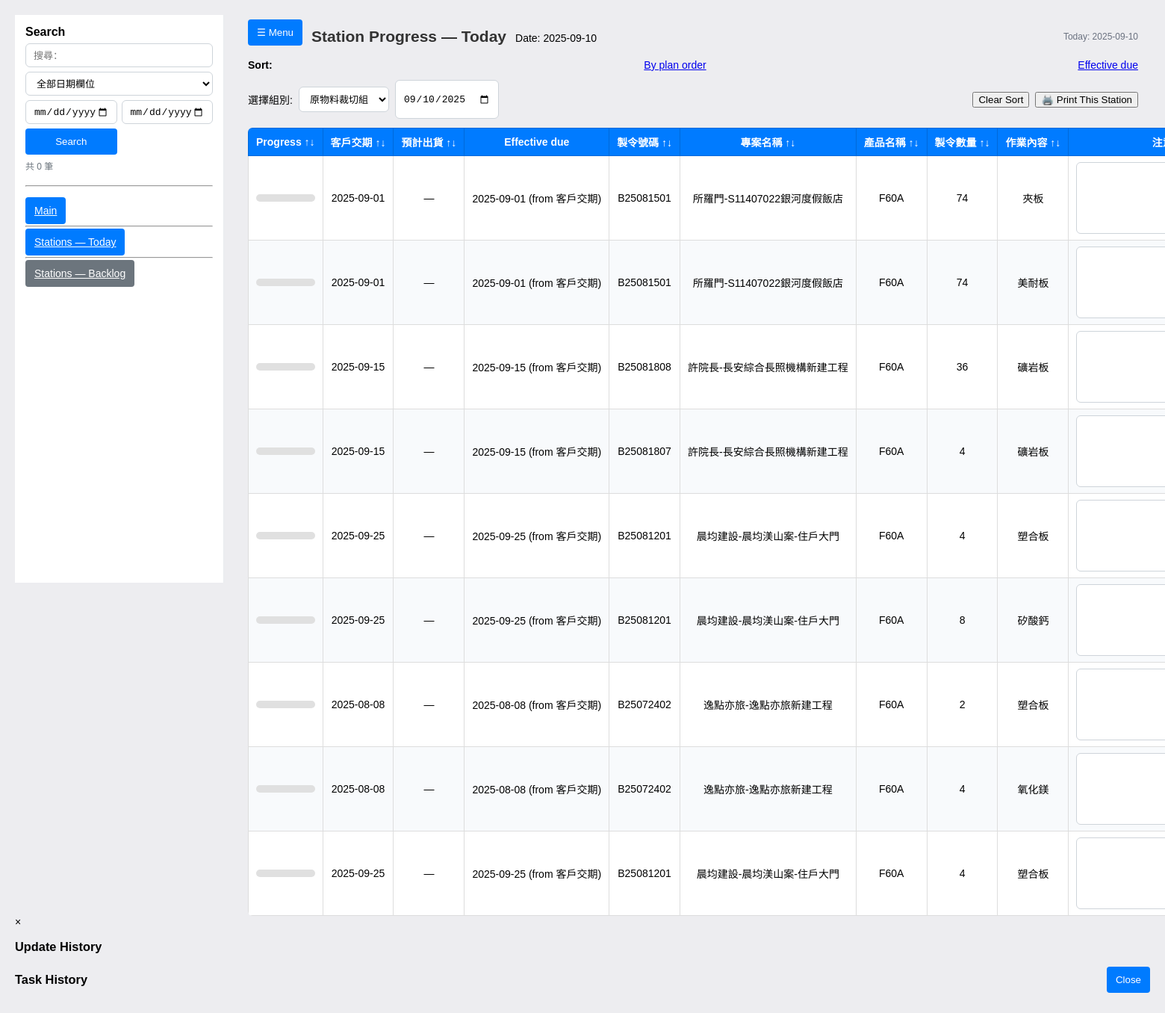
The app's page /stations/today with its own data.
### models.py (models this page shows)
class Order(Base):
    __tablename__ = "orders"
    id = Column(Integer, primary_key=True, autoincrement=True)
    manufacture_code = Column(String)
    customer        = Column(String)
    product         = Column(String)
    demand_date     = Column(String)   # stored as text like "YYYY/MM/DD"
    delivery        = Column(String)   # stored as text
    quantity        = Column(Integer, default=0)
    datecreate      = Column(String)   # stored as text
    fengbian        = Column(String)
    wallpaper       = Column(String)
    jobdesc         = Column(Text)
    archived    = Column(Boolean, default=False)   # soft archive flag
    archived_at = Column(DateTime)                 # when it was archived
    created_at = Column(DateTime, default=datetime.utcnow)
    updated_at = Column(DateTime)
    tasks = relationship("Task", back_populates="order", cascade="all, delete-orphan")

class Task(Base):
    __tablename__ = "sub_tasks"
    __table_args__ = {'sqlite_autoincrement': True}
    id = Column(Integer, primary_key=True, autoincrement=True)
    order_id = Column(Integer, ForeignKey("orders.id"), nullable=False)
    group = Column("group", String, nullable=True)
    task  = Column(String, nullable=True)
    quantity = Column(Integer, nullable=True)
    completed = Column(Integer, nullable=True, default=0)
    start_time = Column(DateTime)      # may be NULL in DB
    stop_time  = Column(DateTime)
    duration_minutes = Column(Integer)
    order    = relationship("Order", back_populates="tasks")
    history  = relationship("TaskHistory", back_populates="task", cascade="all, delete-orphan")

### app.py (the view)
@app.route("/stations/today")
def stations_today():
    group   = (request.args.get("group") or "").strip()
    day     = (request.args.get("date") or today_yyyy_mm_dd()).strip()
    rolling = (request.args.get("rolling") or "1") != "0"  # default rolling
    sort    = (request.args.get("sort") or "seq").strip()  # "seq" | "due"
    with SessionLocal() as s:
        stations = station_names(s)
        if not group and stations:
            group = stations[0]
        tasks = []
        if group:
            base = (
                s.query(Task, StationSchedule.plan_date, StationSchedule.sequence)
                 .join(Order, Order.id == Task.order_id)
                 .join(StationSchedule, StationSchedule.task_id == Task.id)
                 .filter(StationSchedule.station == group)
                 .filter((Task.quantity.isnot(None)) & (Task.quantity > (Task.completed or 0)))
                 .filter(or_(Order.archived == None, Order.archived == 0))
            )
            if not rolling:
                base = base.filter(StationSchedule.plan_date == day)
            if sort == "due":
                base = base.order_by(*effective_due_orderby_asc(),
                                    asc(StationSchedule.plan_date),
                                    asc(StationSchedule.sequence),
                                    asc(Task.id))
            else:
                base = base.order_by(asc(StationSchedule.plan_date),
                                    asc(StationSchedule.sequence),
                                    asc(Task.id))
            rows = base.all()
            for t, plan_date, seq in rows:
                if remaining_of(t) <= 0:
                    continue
                o = s.get(Order, t.order_id)
                eff_date, eff_src = None, None
                if o.delivery and o.demand_date:
                    eff_date = min(o.delivery, o.demand_date)
                    eff_src = "預計出貨" if o.delivery <= o.demand_date else "客戶交期"
                elif o.delivery:
                    eff_date, eff_src = o.delivery, "預計出貨"
                elif o.demand_date:
                    eff_date, eff_src = o.demand_date, "客戶交期"
                lu = last_order_update(s, o.id) if 'last_order_update' in globals() else None
                tasks.append({
                    "order": o,
                    "task": t,
                    "plan_date": plan_date,
                    "sequence": seq,
                    "effective_due": eff_date,
                    "effective_due_src": eff_src,
                    "last_update": lu,
                })
        return render_template(
            "stations.html",
            page_mode="today",
            day=day,
            tasks=tasks,
            station_list=stations,
            selected_group=group,
            today_date=today_yyyy_mm_dd(),
            rolling=rolling,
            sort=sort,
        )

### app.py (called while the page is built, shortened)
def iso(dt):
    if not dt:
        return None
    if dt.tzinfo is None:
        dt = dt.replace(tzinfo=timezone.utc)
    return dt.isoformat().replace("+00:00", "Z")

def today_yyyy_mm_dd():
    return datetime.now(TZ).strftime("%Y-%m-%d")

def station_names(session):
    rows = session.query(Task.group).filter(Task.group.isnot(None)).distinct().all()
    return [r[0] for r in rows]

def last_order_update(session, order_id):
    row = (
        session.query(TaskHistory, Task.group)
        .join(Task, TaskHistory.task_id == Task.id)
        .filter(Task.order_id == order_id)
        .order_by(TaskHistory.timestamp.desc())
        .first()
    )
    if not row:
        return None
    h, from_group = row
    delta = getattr(h, "delta", None)
    return {
        "from_group": from_group or "",
        "timestamp": iso(h.timestamp),
        "delta": delta,
    }

def remaining_of(task_obj):
    q = task_obj.quantity or 0
    c = task_obj.completed or 0
    return max(0, q - c)

def fmtdate(val):
    if not val:
        return ""
    if isinstance(val, date) and not isinstance(val, datetime):
        return val.strftime("%Y-%m-%d")
    if isinstance(val, datetime):
        return val.date().strftime("%Y-%m-%d")
    s = str(val).strip()
    if not s:
        return ""
    for fmt in ("%Y-%m-%d", "%Y/%m/%d", "%Y-%m-%d %H:%M:%S", "%Y/%m/%d %H:%M:%S"):
        try:
            return datetime.strptime(s, fmt).strftime("%Y-%m-%d")
        except Exception:
            pass
    return s[:10]

### templates/stations.html (shortened to what this page needs)
<!DOCTYPE html>
<html lang="zh">
<head>
  <link rel="stylesheet" href="/static/common.css">
</head>
<body class="stations-page">
  <div class="layout">
    <aside class="sidebar" id="sidebar">
      <div class="brand">Search</div>
      <form method="get" action="{{ '/archived' if archived_page else '/' }}" class="sbm">
        <input type="text" name="q" id= "search-q" value="{{ qtext or '' }}"
              placeholder="搜尋：">
        <select name="dfield">
          <option value="any"        {{ 'selected' if (dfield or 'any')=='any' }}>全部日期欄位</option>
        </select>
        <div class="row">
          <input type="date" name="dfrom" value="{{ dfrom or '' }}">
          <input type="date" name="dto"   value="{{ dto or '' }}">
        </div>
        <div class="row">
          <button class="btn" type="submit">Search</button>
        </div>
        <div class="caption">共 {{ orders|length }} 筆{% if qtext or dfrom or dto %}（篩選中）{% endif %}</div>
        <hr style="margin:12px 0">
        <div class="nav" style="margin-top:6px">
          <a href="/" class="btn full">Main</a>
          <hr style="margin:12px 0">
          <a href="/stations/today" class="btn full">Stations — Today</a>
          <hr style="margin:12px 0">
          <a href="/stations/backlog" class="btn full gray" style="margin-top:6px">Stations — Backlog
          </a>
        </div>
      </form>
    </aside>
    <main class="content">
      <div class="page-header">
        <div class="left">
          <button class="btn hamburger" onclick="toggleSidebar()">☰ Menu</button>
          <h2 style="margin:0">
            Station Progress — {{ 'Today' if page_mode == 'today' else 'Backlog' }}
          </h2>
          <p class="muted" style="margin:4px 0 0">
            {% if page_mode == 'today' %}Date: {{ day }}{% else %}All open tasks{% endif %}
          </p>
        </div>
        <div class="right">
          <span class="today">Today: {{ today_date }}</span>
        </div>
      </div>
      {% if page_mode == 'backlog' %}
        <div class="toolbar">
          <strong>Sort:</strong>
          <a href="?group={{ selected_group }}&sort=due" class="{{ 'active' if sort=='due' else '' }}">Effective due</a>
          <a href="?group={{ selected_group }}&sort=fifo" class="{{ 'active' if sort=='fifo' else '' }}">FIFO</a>
        </div>
      {% elif page_mode == 'today' %}
        <div class="toolbar">
          <strong>Sort:</strong>
          <a href="?group={{ selected_group }}&rolling={{ 1 if rolling else 0 }}&sort=seq" class="{{ 'active' if sort=='seq' else '' }}">By plan order</a>
          <a href="?group={{ selected_group }}&rolling={{ 1 if rolling else 0 }}&sort=due" class="{{ 'active' if sort=='due' else '' }}">Effective due</a>
        </div>
      {% endif %}
      <div class="toolbar">
        <div class="group">
          {% set form_action = '/stations/today' if page_mode == 'today' else '/stations/backlog' %}
          <form method="get" action="{{ form_action }}" style="display:flex; align-items:center; gap:8px; margin:0">
            <label>選擇組別:</label>
            {% set form_action = '/stations/today' if page_mode == 'today' else '/stations/backlog' %}
            <select name="group" onchange="this.form.submit()">
              {% for name in station_list %}
                <option value="{{ name }}" {% if name == selected_group %}selected{% endif %}>{{ name }}</option>
              {% endfor %}
            </select>
            {% if page_mode == 'today' %}
              <input id="plan-date" type="date" name="date" value="{{ day }}" onchange="this.form.submit()">
            {% endif %}
          </form>
        </div>
        <div class="group">
          <button type="button" onclick="resetStationSort()">Clear Sort</button>
          <button type="button" onclick="printPage()">🖨️ Print This Station</button>
        </div>
      </div>
      <table>
        <thead>
          <tr>
            <th onclick="sortStationTable(0)">Progress ↑↓</th>
            <th onclick="sortStationTable(1)">客戶交期 ↑↓<span class="print-label"><br>Tanggal Ekspektasi Pengiriman oleh Tamu</span></th>
            <th onclick="sortStationTable(2)">預計出貨 ↑↓<span class="print-label"><br>Tanggal Barang Dapat Dikirim</span></th>
            <th>Effective due</th>
            <th onclick="sortStationTable(3)">製令號碼 ↑↓<span class="print-label"><br>Nomor Pesanan</span></th>
            <th onclick="sortStationTable(4)">專案名稱 ↑↓<span class="print-label"><br>Nama Proyek</span></th>
            <th onclick="sortStationTable(5)">產品名稱 ↑↓<span class="print-label"><br>Nama Produk</span></th>
            <th onclick="sortStationTable(6)">製令數量 ↑↓<span class="print-label"><br>Jumlah Pesanan</span></th>
            <th onclick="sortStationTable(7)">作業內容 ↑↓<span class="print-label"><br>Isi Pekerjaan</span></th>
            <th class="cell-notes">注意事項<br><span class="print-label">Hal yang Perlu Diperhatikan</span></th>
          </tr>
        </thead>
        <tbody>
          {% for item in tasks %}
          {% set running = (item.task.start_time and not item.task.stop_time) %}
          <tr id="task-{{ item.task.id }}" class="{{ 'is-running' if running else '' }}"
              data-order-id="{{ item.order.id }}" data-qty="{{ item.task.quantity or 0 }}">
            <td>
              <div class="progress-bar">
              </div>
            </td>
            <td>{{ item.order.demand_date|fmtdate or '—' }}</td>
            <td>{{ item.order.delivery|fmtdate or '—' }}</td>
            <td>
              {% if item.effective_due %}
                {{ item.effective_due|fmtdate }}
                <span class="pill muted">(from {{ item.effective_due_src }})</span>
              {% else %} — {% endif %}
            </td>
            <td>{{ item.order.manufacture_code }}</td>
            <td>{{ item.order.customer }}</td>
            <td>{{ item.order.product }}</td>
            <td data-role="qty">{{ item.task.quantity or 0 }}</td>
            <td>{{ item.task.task }}</td>
            <td>
              <textarea id="task-note-{{ item.task.id }}-{{ item.order.id }}" rows="2" style="width: 100%;" class="screen-only">{{ item.task.note or '' }}</textarea>
            </td>
          </tr>
          {% endfor %}
        </tbody>
      </table>
    </main>
  </div>
<div id="historyModal" class="modal">
  <span class="close-btn" onclick="closeModal('historyModal')">&times;</span>
  <h3>Update History</h3>
</div>
<div id="modal-history" class="modal" onclick="if(event.target===this) closeModal('modal-history')">
  <div class="panel">
    <div style="display:flex;justify-content:space-between;align-items:center">
      <h3 style="margin:0">Task History</h3>
      <button class="btn" onclick="closeModal('modal-history')">Close</button>
    </div>
  </div>
</div>
</body>
</html>

### static/common.css (style rules this page uses)
:root { --primary:#007bff; --primary-dark:#0069d9; --success:#28a745; --danger:#dc3545; --warning:#ffc107; --muted:#6c757d; --bg:#ededf0; --border:#e9ecef; }
body { font-family:Arial,sans-serif;background:var(--bg);margin:20px;font-size:14px }
h1,h2 { color:#333;margin:0 0 8px }
.layout { display:flex;min-height:100vh;gap:16px }
.sidebar { width:280px;background:#fff;border-right:1px solid var(--border); padding:14px;position:sticky;top:0;height:calc(100vh - 40px);overflow:auto; }
.content { flex:1;min-width:0;padding:0 16px }
.brand { font-weight:700;font-size:16px;margin-bottom:6px }
.sbm { display:grid;grid-template-columns:1fr;gap:6px }
.sbm input[type="text"],.sbm select,.sbm input[type="date"] { padding:6px 10px;font-size:13px;height:32px;width:100% }
.sbm .row { display:flex;gap:6px }
.caption { color:var(--muted);font-size:12px }
.hamburger { display:inline-flex;align-items:center;gap:6px;position:sticky;top:10px;margin-bottom:10px;z-index:6 }
.page-header { display:flex;align-items:center;justify-content:space-between;margin:6px 0 8px }
.page-header .left { display:flex;align-items:center;gap:12px }
.page-header .right { color:#6b7280;font-size:12px;white-space:nowrap }
.toolbar { display:flex;align-items:center;justify-content:space-between;gap:12px;margin:6px 0 12px }
.toolbar .group { display:flex;align-items:center;gap:8px }
.btn { padding:10px 12px;border:0;border-radius:4px;color:#fff;background:var(--primary);cursor:pointer }
.btn.gray { background:#6c757d }
table { width:100%;border-collapse:collapse;background:#fff;border-radius:6px;overflow:hidden;margin-top:12px }
th,td { border:1px solid #ddd;padding:10px 12px;text-align:center }
thead th { background:var(--primary);color:#fff;border-color:var(--primary-dark);font-weight:600 }
tbody tr:nth-child(even) td { background:#f8fafc }
.progress-bar { width:100%;height:10px;background:#e0e0e0;border-radius:6px;overflow:hidden }
.screen-only { display:block }
input[type="text"], input[type="number"], input[type="date"], select, textarea { background:#fff; border:1px solid #ced4da; border-radius:6px; padding:8px 10px; height:34px; font-size:13px; }
textarea { height:96px; resize:vertical; }
.sidebar, .sidebar * { box-sizing: border-box; }
.sidebar { overflow-x: hidden; }
.sidebar .sbm input[type="text"], .sidebar .sbm input[type="date"], .sidebar .sbm select, .sidebar .sbm textarea, .sidebar .sbm .btn { width: 100%; max-width: 100%; min-width: 0; }
.sidebar .sbm .row { display: grid; grid-template-columns: 1fr 1fr; gap: 6px; }
.stations-page table { width:max-content; min-width:100%; border-collapse:collapse; }
.stations-page thead th { position:sticky; top:0; z-index:5; background:var(--primary); color:#fff; border-color:var(--primary-dark); }
.stations-page th, .stations-page td { padding:8px 10px; }
.stations-page tbody tr:nth-child(even) td { background:#f8fafc; }
.sidebar, .sidebar * { box-sizing:border-box; }
.sidebar { overflow-x:hidden; }
.stations-page thead th:nth-child(10), .stations-page tbody td:nth-child(10) { width: 280px; max-width: 280px; }
.stations-page tbody td:nth-child(10) { padding-right: 8px; }
.stations-page tbody td:nth-child(10) textarea { display: block; width: 100% !important; max-width: 100% !important; box-sizing: border-box !important; margin: 0; min-height: 56px; overflow-x: hidden; overflow-y: auto; resize: vertical; }
.stations-page table, .stations-page th, .stations-page td { box-sizing: border-box; }

### records on screen
Order: order.demand_date|fmtdate "2025-09-01" "2025-09-01", order.delivery|fmtdate "—" "—", effective_due|fmtdate "2025-09-01" "2025-09-01", order.manufacture_code "B25081501" "B25081501", order.customer "所羅門-S11407022銀河度假飯店" "所羅門-S11407022銀河度假飯店", order.product "F60A" "F60A"
Task: completed 0 (drawn), task "74", task.task "夾板"
Task: completed 0 (drawn), task "74", task.task "美耐板"
Order: order.demand_date|fmtdate "2025-09-15", order.delivery|fmtdate "—", effective_due|fmtdate "2025-09-15", order.manufacture_code "B25081808", order.customer "許院長-長安綜合長照機構新建工程", order.product "F60A"
Task: completed 0 (drawn), task "36", task.task "礦岩板"
Order: order.demand_date|fmtdate "2025-09-15", order.delivery|fmtdate "—", effective_due|fmtdate "2025-09-15", order.manufacture_code "B25081807", order.customer "許院長-長安綜合長照機構新建工程", order.product "F60A"
Task: completed 0 (drawn), task "4", task.task "礦岩板"
Order: order.demand_date|fmtdate "2025-09-25" "2025-09-25" "2025-09-25", order.delivery|fmtdate "—" "—" "—", effective_due|fmtdate "2025-09-25" "2025-09-25" "2025-09-25", order.manufacture_code "B25081201" "B25081201" "B25081201", order.customer "晨均建設-晨均渼山案-住戶大門" "晨均建設-晨均渼山案-住戶大門" "晨均建設-晨均渼山案-住戶大門", order.product "F60A" "F60A" "F60A"
Task: completed 0 (drawn), task "4" "4", task.task "塑合板" "塑合板"
Task: completed 0 (drawn), task "8", task.task "矽酸鈣"
Order: order.demand_date|fmtdate "2025-08-08" "2025-08-08", order.delivery|fmtdate "—" "—", effective_due|fmtdate "2025-08-08" "2025-08-08", order.manufacture_code "B25072402" "B25072402", order.customer "逸點亦旅-逸點亦旅新建工程" "逸點亦旅-逸點亦旅新建工程", order.product "F60A" "F60A"
Task: completed 0 (drawn), task "2", task.task "塑合板"
Task: completed 0 (drawn), task "4", task.task "氧化鎂"

### other values on screen
{{ orders|length }} "0"
{{ 'Today' if page_mode == 'today' else 'Backlog' }} "Today"
{{ day }} "2025-09-10"
{{ today_date }} "2025-09-10"
{{ item.effective_due_src }} "客戶交期" "客戶交期" "客戶交期" "客戶交期" "客戶交期" "客戶交期" "客戶交期" "客戶交期" "客戶交期"
form field group "原物料裁切組"
